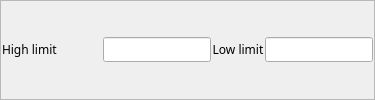
             <widget class="QFrame" name="frame_6">
              <property name="frameShape">
               <enum>QFrame::StyledPanel</enum>
              </property>
              <property name="frameShadow">
               <enum>QFrame::Raised</enum>
              </property>
              <layout class="QVBoxLayout" name="verticalLayout_9">
               <property name="spacing">
                <number>1</number>
               </property>
               <property name="margin">
                <number>1</number>
               </property>
               <item>
                <layout class="QHBoxLayout" name="horizontalLayout_8">
                 <property name="spacing">
                  <number>1</number>
                 </property>
                 <item>
                  <widget class="QLabel" name="label_17">
                   <property name="sizePolicy">
                    <sizepolicy hsizetype="Fixed" vsizetype="Preferred">
                     <horstretch>0</horstretch>
                     <verstretch>0</verstretch>
                    </sizepolicy>
                   </property>
                   <property name="minimumSize">
                    <size>
                     <width>100</width>
                     <height>0</height>
                    </size>
                   </property>
                   <property name="font">
                    <font>
                     <family>Abyssinica SIL</family>
                     <pointsize>9</pointsize>
                    </font>
                   </property>
                   <property name="text">
                    <string>High limit</string>
                   </property>
                  </widget>
                 </item>
                 <item>
                  <widget class="QELineEdit" name="qelineedit_15">
                   <property name="sizePolicy">
                    <sizepolicy hsizetype="Minimum" vsizetype="Fixed">
                     <horstretch>0</horstretch>
                     <verstretch>0</verstretch>
                    </sizepolicy>
                   </property>
                   <property name="minimumSize">
                    <size>
                     <width>0</width>
                     <height>1</height>
                    </size>
                   </property>
                   <property name="font">
                    <font>
                     <family>Abyssinica SIL</family>
                     <pointsize>9</pointsize>
                    </font>
                   </property>
                   <property name="variable" stdset="0">
                    <string>DMC01:$(M).HLM</string>
                   </property>
                   <property name="addUnits">
                    <bool>true</bool>
                   </property>
                  </widget>
                 </item>
                 <item>
                  <widget class="QLabel" name="label_18">
                   <property name="sizePolicy">
                    <sizepolicy hsizetype="Preferred" vsizetype="Preferred">
                     <horstretch>0</horstretch>
                     <verstretch>0</verstretch>
                    </sizepolicy>
                   </property>
                   <property name="font">
                    <font>
                     <family>Abyssinica SIL</family>
                     <pointsize>9</pointsize>
                    </font>
                   </property>
                   <property name="text">
                    <string>Low limit</string>
                   </property>
                   <property name="alignment">
                    <set>Qt::AlignCenter</set>
                   </property>
                  </widget>
                 </item>
                 <item>
                  <widget class="QELineEdit" name="qelineedit_16">
                   <property name="sizePolicy">
                    <sizepolicy hsizetype="Minimum" vsizetype="Fixed">
                     <horstretch>0</horstretch>
                     <verstretch>0</verstretch>
                    </sizepolicy>
                   </property>
                   <property name="minimumSize">
                    <size>
                     <width>0</width>
                     <height>1</height>
                    </size>
                   </property>
                   <property name="font">
                    <font>
                     <family>Abyssinica SIL</family>
                     <pointsize>9</pointsize>
                    </font>
                   </property>
                   <property name="variable" stdset="0">
                    <string>DMC01:$(M).LLM</string>
                   </property>
                   <property name="addUnits">
                    <bool>true</bool>
                   </property>
                  </widget>
                 </item>
                </layout>
               </item>
              </layout>
             </widget>
